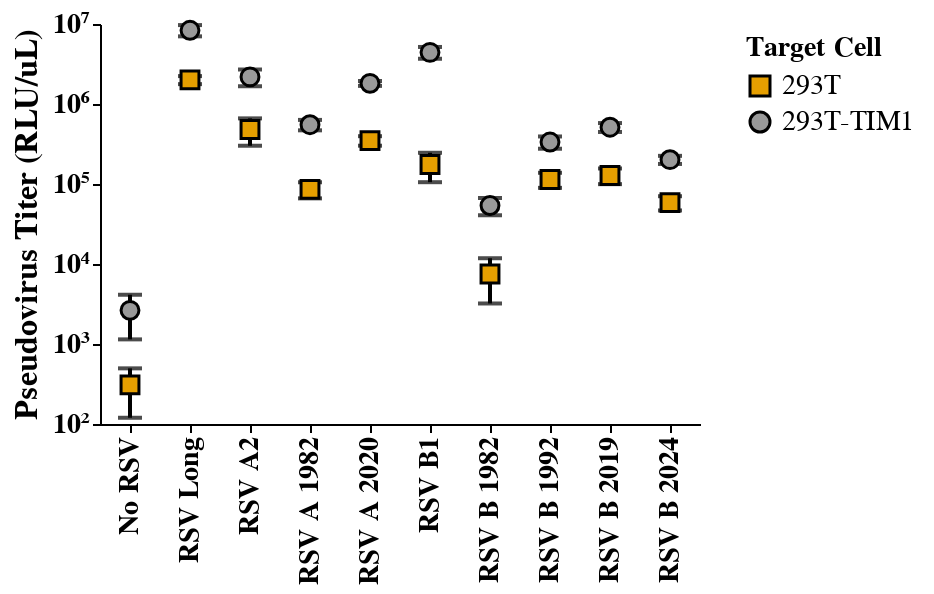

The cell this chart's notebook holds for it:
### Code cell
df_agg = df_agg[df_agg['virus'] != 'VSV-G']


# Define custom virus order
virus_order = [
    "No RSV", "RSV Long", "RSV A2", "RSV A 1982", "RSV A 2020", "RSV B1",
    "RSV B 1982", "RSV B 1992", "RSV B 2019", "RSV B 2024"
]

# Ensure category consistency and remove spaces
df_agg['virus'] = df_agg['virus'].str.strip()

# Create an explicit numerical order for sorting
virus_order_dict = {virus: i for i, virus in enumerate(virus_order)}
df_agg['virus_order'] = df_agg['virus'].map(virus_order_dict)

# Sort DataFrame before passing it to Altair
df_agg = df_agg.sort_values('virus_order')

# Define color and shape mappings
color_mapping = {
    "293T": "#E69F00",       # Orange
    "293T-TIM1": "#999999"   # Gray
}

shape_mapping = {
    "293T": "square",
    "293T-TIM1": "circle"
}

# Define tick positions
log_ticks = [10**i for i in range(2, 8)]  # 10^2 to 10^7

# Manually define labels using Unicode superscripts
log_labels = ["10²", "10³", "10⁴", "10⁵", "10⁶", "10⁷"]

# Format label expression correctly for JavaScript
label_expr = "{ " + ", ".join(f"{i}: '{v}'" for i, v in enumerate(virus_order)) + " }[datum.value]"

# Base chart with explicit sorting
base = alt.Chart(df_agg).encode(
    x=alt.X(
        'virus_order:O',  # Use numerical order for sorting
        title='',
        axis=alt.Axis(
            labelAngle=270,
            labelFontSize=14,
            labelFontWeight='bold',
            titleFontSize=16,
            titleFontWeight='bold',
            values=list(range(len(virus_order))),  # Ensures Altair keeps labels
            labelExpr=label_expr  # Maps back to virus names
        )
    ),
     y=alt.Y(
        'mean_RLU_uL:Q',
        title='Pseudovirus Titer (RLU/uL)',
        scale=alt.Scale(type='log', domain=[100, df_agg['upper_RLU_uL'].max()]),
        axis=alt.Axis(
            labelFontSize=14,
            labelFontWeight='bold',
            titleFontSize=16,
            titleFontWeight='bold',
            values=log_ticks,  # Force log ticks
            labelExpr="{ " + ", ".join(f"{v}: '{label}'" for v, label in zip(log_ticks, log_labels)) + " }[datum.value]"
        ),
    ),
    color=alt.Color(
        'target cell:N',
        scale=alt.Scale(domain=list(color_mapping.keys()), range=list(color_mapping.values())),
        legend=alt.Legend(title='Target Cell')  # KEEP LEGEND
    ),
    shape=alt.Shape(
        'target cell:N',
        scale=alt.Scale(domain=list(shape_mapping.keys()), range=list(shape_mapping.values())),
        legend=alt.Legend(title='Target Cell')  # KEEP LEGEND
    ),
    tooltip=[
        alt.Tooltip('virus:N', title='Virus'),
        alt.Tooltip('target cell:N', title='Target Cell'),
        alt.Tooltip('mean_RLU_uL:Q', title='Pseudovirus Titer (RLU/uL)'),
        alt.Tooltip('std_RLU_uL:Q', title='Standard Deviation')
    ]
)

# Error bars with black color (added first to appear behind)
error_bars = alt.Chart(df_agg).mark_rule(size=2, color='black').encode(
    x='virus_order:O',
    y='lower_RLU_uL:Q',
    y2='upper_RLU_uL:Q'
)

# Error bar caps with black color (added before points to stay behind)
error_caps = (
    alt.Chart(df_agg).mark_tick(size=12, thickness=2, orient='horizontal', color='black').encode(
        x='virus_order:O',
        y='lower_RLU_uL:Q'
    ) +
    alt.Chart(df_agg).mark_tick(size=12, thickness=2, orient='horizontal', color='black').encode(
        x='virus_order:O',
        y='upper_RLU_uL:Q'
    )
)

# Points for the mean with fixed shape encoding and black outline (added last to stay on top)
points = base.mark_point(size=80, filled=True, opacity=1, stroke='black', strokeWidth=1.5).add_params(hover)

# Highlight nearest point (still on top)
highlight = base.transform_filter(hover).mark_circle(size=200, color="red")

# Combine layers ensuring error bars & caps are behind points
combined_chart = (error_bars + error_caps + points + highlight).properties(
    width=300,
    height=200
).configure_axis(
    labelFontSize=8,  # Apply globally to be safe
    labelFontWeight='bold',
    titleFontSize=12,
    titleFontWeight='bold',
    grid=False
).configure_view(
    strokeWidth=2
)

combined_chart.save("03_output/plots/Titer_RLU-uL.html")

# Display the chart
combined_chart

### Figure 1 — Vega-Lite specification as saved in the notebook (floating-point values rounded to 4 significant figures)
{"config": {"background": "transparent", "title": {"fontSize": 20, "fontWeight": "normal", "font": "Helvetica", "anchor": "start", "color": "#000000", "orient": "top", "offset": 5, "subtitleColor": "gray", "subtitleFont": "Helvetica", "subtitleFontWeight": "normal", "subtitleFontSize": 18, "subtitlePadding": 2}, "axis": {"domain": true, "domainColor": "black", "domainWidth": 1, "grid": false, "gridColor": "#DEDDDD", "gridWidth": 0.5, "labelFont": "Helvetica", "labelFontSize": 8, "labelFlush": false, "labelFontWeight": "bold", "labelPadding": 2, "tickColor": "black", "tickSize": 4, "tickWidth": 1, "titleFont": "Helvetica", "titleAlign": "center", "titleFontWeight": "bold", "titleFontSize": 12, "titlePadding": 5}, "legend": {"labelFont": "Helvetica", "labelFontSize": 14, "symbolSize": 100, "titleFont": "Helvetica", "titleFontSize": 14, "titleFontWeight": "bold", "padding": 5, "titleLimit": 200, "gradientLength": 100}, "range": {"category": ["#4e79a7", "#f28e2c", "#e15759", "#76b7b2", "#59a14f", "#edc949", "#af7aa1", "#ff9da7", "#9c755f", "#bab0ab"], "diverging": ["#c7e9b4", "#7fcdbb", "#41b6c4", "#1d91c0", "#225ea8", "#253494"]}, "view": {"stroke": "transparent", "strokeWidth": 2}, "text": {"font": "Helvetica Light", "fontSize": 14}}, "layer": [{"mark": {"type": "rule", "color": "black", "size": 2}, "encoding": {"x": {"field": "virus_order", "type": "ordinal"}, "y": {"field": "lower_RLU_uL", "type": "quantitative"}, "y2": {"field": "upper_RLU_uL"}}}, {"layer": [{"mark": {"type": "tick", "color": "black", "orient": "horizontal", "size": 12, "thickness": 2}, "encoding": {"x": {"field": "virus_order", "type": "ordinal"}, "y": {"field": "lower_RLU_uL", "type": "quantitative"}}}, {"mark": {"type": "tick", "color": "black", "orient": "horizontal", "size": 12, "thickness": 2}, "encoding": {"x": {"field": "virus_order", "type": "ordinal"}, "y": {"field": "upper_RLU_uL", "type": "quantitative"}}}]}, {"mark": {"type": "point", "filled": true, "opacity": 1, "size": 80, "stroke": "black", "strokeWidth": 1.5}, "encoding": {"color": {"field": "target cell", "legend": {"title": "Target Cell"}, "scale": {"domain": ["293T", "293T-TIM1"], "range": ["#E69F00", "#999999"]}, "type": "nominal"}, "shape": {"field": "target cell", "legend": {"title": "Target Cell"}, "scale": {"domain": ["293T", "293T-TIM1"], "range": ["square", "circle"]}, "type": "nominal"}, "tooltip": [{"field": "virus", "title": "Virus", "type": "nominal"}, {"field": "target cell", "title": "Target Cell", "type": "nominal"}, {"field": "mean_RLU_uL", "title": "Pseudovirus Titer (RLU/uL)", "type": "quantitative"}, {"field": "std_RLU_uL", "title": "Standard Deviation", "type": "quantitative"}], "x": {"axis": {"labelAngle": 270, "labelExpr": "{ 0: 'No RSV', 1: 'RSV Long', 2: 'RSV A2', 3: 'RSV A 1982', 4: 'RSV A 2020', 5: 'RSV B1', 6: 'RSV B 1982', 7: 'RSV B 1992', 8: 'RSV B 2019', 9: 'RSV B 2024' }[datum.value]", "labelFontSize": 14, "labelFontWeight": "bold", "titleFontSize": 16, "titleFontWeight": "bold", "values": [0, 1, 2, 3, 4, 5, 6, 7, 8, 9]}, "field": "virus_order", "title": "", "type": "ordinal"}, "y": {"axis": {"labelExpr": "{ 100: '10²', 1000: '10³', 10000: '10⁴', 100000: '10⁵', 1000000: '10⁶', 10000000: '10⁷' }[datum.value]", "labelFontSize": 14, "labelFontWeight": "bold", "titleFontSize": 16, "titleFontWeight": "bold", "values": [100, 1000, 10000, 100000, 1000000, 10000000]}, "field": "mean_RLU_uL", "scale": {"domain": [100, 9692000.0], "type": "log"}, "title": "Pseudovirus Titer (RLU/uL)", "type": "quantitative"}}, "name": "view_3"}, {"mark": {"type": "circle", "color": "red", "size": 200}, "encoding": {"color": {"field": "target cell", "legend": {"title": "Target Cell"}, "scale": {"domain": ["293T", "293T-TIM1"], "range": ["#E69F00", "#999999"]}, "type": "nominal"}, "shape": {"field": "target cell", "legend": {"title": "Target Cell"}, "scale": {"domain": ["293T", "293T-TIM1"], "range": ["square", "circle"]}, "type": "nominal"}, "tooltip": [{"field": "virus", "title": "Virus", "type": "nominal"}, {"field": "target cell", "title": "Target Cell", "type": "nominal"}, {"field": "mean_RLU_uL", "title": "Pseudovirus Titer (RLU/uL)", "type": "quantitative"}, {"field": "std_RLU_uL", "title": "Standard Deviation", "type": "quantitative"}], "x": {"axis": {"labelAngle": 270, "labelExpr": "{ 0: 'No RSV', 1: 'RSV Long', 2: 'RSV A2', 3: 'RSV A 1982', 4: 'RSV A 2020', 5: 'RSV B1', 6: 'RSV B 1982', 7: 'RSV B 1992', 8: 'RSV B 2019', 9: 'RSV B 2024' }[datum.value]", "labelFontSize": 14, "labelFontWeight": "bold", "titleFontSize": 16, "titleFontWeight": "bold", "values": [0, 1, 2, 3, 4, 5, 6, 7, 8, 9]}, "field": "virus_order", "title": "", "type": "ordinal"}, "y": {"axis": {"labelExpr": "{ 100: '10²', 1000: '10³', 10000: '10⁴', 100000: '10⁵', 1000000: '10⁶', 10000000: '10⁷' }[datum.value]", "labelFontSize": 14, "labelFontWeight": "bold", "titleFontSize": 16, "titleFontWeight": "bold", "values": [100, 1000, 10000, 100000, 1000000, 10000000]}, "field": "mean_RLU_uL", "scale": {"domain": [100, 9692000.0], "type": "log"}, "title": "Pseudovirus Titer (RLU/uL)", "type": "quantitative"}}, "transform": [{"filter": {"param": "param_1", "empty": false}}]}], "data": {"name": "data-da0ee38ff2b3b1e178b1bc960c48dd2e"}, "height": 200, "params": [{"name": "param_1", "select": {"type": "point", "fields": ["virus", "replicate"], "nearest": true, "on": "mouseover"}, "views": ["view_3"]}], "width": 300, "$schema": "https://vega.github.io/schema/vega-lite/v5.20.1.json", "datasets": {"data-da0ee38ff2b3b1e178b1bc960c48dd2e": [{"virus": "No RSV", "target cell": "293T", "mean_RLU_uL": 307.9, "std_RLU_uL": 188.2, "lower_RLU_uL": 119.7, "upper_RLU_uL": 496.1, "virus_order": 0}, {"virus": "No RSV", "target cell": "293T-TIM1", "mean_RLU_uL": 2635.0, "std_RLU_uL": 1493.0, "lower_RLU_uL": 1142.0, "upper_RLU_uL": 4127.0, "virus_order": 0}, {"virus": "RSV Long", "target cell": "293T-TIM1", "mean_RLU_uL": 8350000.0, "std_RLU_uL": 1342000.0, "lower_RLU_uL": 7008000.0, "upper_RLU_uL": 9692000.0, "virus_order": 1}, {"virus": "RSV Long", "target cell": "293T", "mean_RLU_uL": 2002000.0, "std_RLU_uL": 230500.0, "lower_RLU_uL": 1771000.0, "upper_RLU_uL": 2232000.0, "virus_order": 1}, {"virus": "RSV A2", "target cell": "293T", "mean_RLU_uL": 480900.0, "std_RLU_uL": 180100.0, "lower_RLU_uL": 300800.0, "upper_RLU_uL": 661100.0, "virus_order": 2}, {"virus": "RSV A2", "target cell": "293T-TIM1", "mean_RLU_uL": 2183000.0, "std_RLU_uL": 516000.0, "lower_RLU_uL": 1667000.0, "upper_RLU_uL": 2699000.0, "virus_order": 2}, {"virus": "RSV A 1982", "target cell": "293T", "mean_RLU_uL": 85640.0, "std_RLU_uL": 19510.0, "lower_RLU_uL": 66140.0, "upper_RLU_uL": 105100.0, "virus_order": 3}, {"virus": "RSV A 1982", "target cell": "293T-TIM1", "mean_RLU_uL": 550600.0, "std_RLU_uL": 81940.0, "lower_RLU_uL": 468700.0, "upper_RLU_uL": 632600.0, "virus_order": 3}, {"virus": "RSV A 2020", "target cell": "293T", "mean_RLU_uL": 348500.0, "std_RLU_uL": 47380.0, "lower_RLU_uL": 301100.0, "upper_RLU_uL": 395900.0, "virus_order": 4}, {"virus": "RSV A 2020", "target cell": "293T-TIM1", "mean_RLU_uL": 1811000.0, "std_RLU_uL": 127200.0, "lower_RLU_uL": 1684000.0, "upper_RLU_uL": 1939000.0, "virus_order": 4}, {"virus": "RSV B1", "target cell": "293T-TIM1", "mean_RLU_uL": 4420000.0, "std_RLU_uL": 743500.0, "lower_RLU_uL": 3677000.0, "upper_RLU_uL": 5164000.0, "virus_order": 5}, {"virus": "RSV B1", "target cell": "293T", "mean_RLU_uL": 175500.0, "std_RLU_uL": 70200.0, "lower_RLU_uL": 105300.0, "upper_RLU_uL": 245700.0, "virus_order": 5}, {"virus": "RSV B 1982", "target cell": "293T", "mean_RLU_uL": 7509.0, "std_RLU_uL": 4299.0, "lower_RLU_uL": 3210.0, "upper_RLU_uL": 11810.0, "virus_order": 6}, {"virus": "RSV B 1982", "target cell": "293T-TIM1", "mean_RLU_uL": 53770.0, "std_RLU_uL": 13100.0, "lower_RLU_uL": 40670.0, "upper_RLU_uL": 66880.0, "virus_order": 6}, {"virus": "RSV B 1992", "target cell": "293T", "mean_RLU_uL": 113800.0, "std_RLU_uL": 24310.0, "lower_RLU_uL": 89500.0, "upper_RLU_uL": 138100.0, "virus_order": 7}, {"virus": "RSV B 1992", "target cell": "293T-TIM1", "mean_RLU_uL": 334400.0, "std_RLU_uL": 58400.0, "lower_RLU_uL": 276000.0, "upper_RLU_uL": 392800.0, "virus_order": 7}, {"virus": "RSV B 2019", "target cell": "293T-TIM1", "mean_RLU_uL": 512400.0, "std_RLU_uL": 65270.0, "lower_RLU_uL": 447200.0, "upper_RLU_uL": 577700.0, "virus_order": 8}, {"virus": "RSV B 2019", "target cell": "293T", "mean_RLU_uL": 128000.0, "std_RLU_uL": 28400.0, "lower_RLU_uL": 99570.0, "upper_RLU_uL": 156400.0, "virus_order": 8}, {"virus": "RSV B 2024", "target cell": "293T-TIM1", "mean_RLU_uL": 201400.0, "std_RLU_uL": 23410.0, "lower_RLU_uL": 178000.0, "upper_RLU_uL": 224900.0, "virus_order": 9}, {"virus": "RSV B 2024", "target cell": "293T", "mean_RLU_uL": 58530.0, "std_RLU_uL": 11820.0, "lower_RLU_uL": 46710.0, "upper_RLU_uL": 70350.0, "virus_order": 9}]}}
